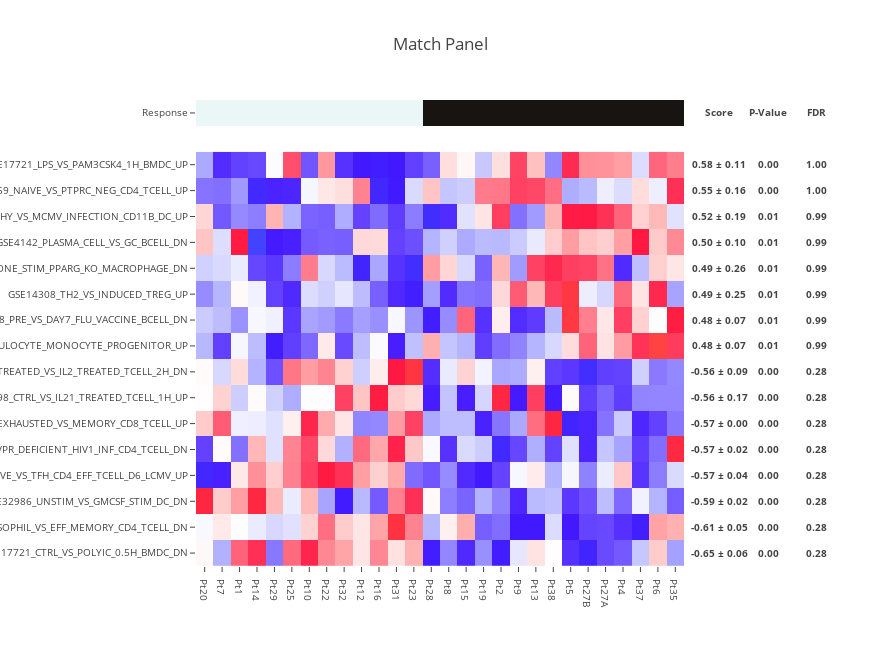

Notebook code for this chart:
### Code cell
target = pd.read_table(
    'target_0.tsv',
    index_col=0,
    squeeze=True,
)

features = pd.read_table(
    'features_0.tsv',
    index_col=0,
)

score_moe_p_value_fdr = make_match_panel(
    target,
    features,
    n_sampling=2,
    n_permutation=1,
    target_type='binary',
)

score_moe_p_value_fdr.sort_values('Score')

### Figure 1 — Plotly figure (JSON) as saved in the notebook; plotly's stock layout.template omitted (floating-point values rounded to 4 significant figures; data arrays with more than 128 entries replaced by an {"elided": "..."} marker saying what was removed)
{"data": [{"colorscale": [[0, "#ebf6f7"], [1, "#171412"]], "showscale": false, "text": [["Pt20", "Pt7", "Pt1", "Pt14", "Pt29", "Pt25", "Pt10", "Pt22", "Pt32", "Pt12", "Pt16", "Pt31", "Pt23", "Pt28", "Pt8", "Pt15", "Pt19", "Pt2", "Pt9", "Pt13", "Pt38", "Pt5", "Pt27B", "Pt27A", "Pt4", "Pt37", "Pt6", "Pt35"]], "type": "heatmap", "x": ["Pt20", "Pt7", "Pt1", "Pt14", "Pt29", "Pt25", "Pt10", "Pt22", "Pt32", "Pt12", "Pt16", "Pt31", "Pt23", "Pt28", "Pt8", "Pt15", "Pt19", "Pt2", "Pt9", "Pt13", "Pt38", "Pt5", "Pt27B", "Pt27A", "Pt4", "Pt37", "Pt6", "Pt35"], "y": ["Response"], "yaxis": "y2", "z": [[0, 0, 0, 0, 0, 0, 0, 0, 0, 0, 0, 0, 0, 1, 1, 1, 1, 1, 1, 1, 1, 1, 1, 1, 1, 1, 1, 1]]}, {"colorscale": {"elided": "256x2 mixed values"}, "showscale": false, "type": "heatmap", "x": ["Pt20", "Pt7", "Pt1", "Pt14", "Pt29", "Pt25", "Pt10", "Pt22", "Pt32", "Pt12", "Pt16", "Pt31", "Pt23", "Pt28", "Pt8", "Pt15", "Pt19", "Pt2", "Pt9", "Pt13", "Pt38", "Pt5", "Pt27B", "Pt27A", "Pt4", "Pt37", "Pt6", "Pt35"], "y": ["GSE17721_CTRL_VS_POLYIC_0.5H_BMDC_DN", "GSE3982_BASOPHIL_VS_EFF_MEMORY_CD4_TCELL_DN", "GSE32986_UNSTIM_VS_GMCSF_STIM_DC_DN", "GSE43863_NAIVE_VS_TFH_CD4_EFF_TCELL_D6_LCMV_UP", "GSE12963_ENV_NEF_VS_ENV_NEF_AND_VPR_DEFICIENT_HIV1_INF_CD4_TCELL_DN", "GSE9650_EXHAUSTED_VS_MEMORY_CD8_TCELL_UP", "GSE19198_CTRL_VS_IL21_TREATED_TCELL_1H_UP", "GSE36888_UNTREATED_VS_IL2_TREATED_TCELL_2H_DN", "GSE15330_HSC_VS_GRANULOCYTE_MONOCYTE_PROGENITOR_UP", "GSE29618_PRE_VS_DAY7_FLU_VACCINE_BCELL_DN", "GSE14308_TH2_VS_INDUCED_TREG_UP", "GSE25123_CTRL_VS_IL4_AND_ROSIGLITAZONE_STIM_PPARG_KO_MACROPHAGE_DN", "GSE4142_PLASMA_CELL_VS_GC_BCELL_DN", "GSE45365_HEALTHY_VS_MCMV_INFECTION_CD11B_DC_UP", "GSE15659_NAIVE_VS_PTPRC_NEG_CD4_TCELL_UP", "GSE17721_LPS_VS_PAM3CSK4_1H_BMDC_UP"], "yaxis": "y", "z": {"elided": "16x28 float values"}, "zmax": 3.096, "zmin": -2.635}], "layout": {"annotations": [{"font": {"size": 9.6}, "showarrow": false, "text": "<b>Score</b>", "width": 64, "x": 1.002, "xanchor": "left", "xref": "paper", "y": 0.9722, "yanchor": "middle", "yref": "paper"}, {"font": {"size": 9.6}, "showarrow": false, "text": "<b>0.58 ± 0.11</b>", "width": 64, "x": 1.002, "xanchor": "left", "xref": "paper", "y": 0.8611, "yanchor": "middle", "yref": "paper"}, {"font": {"size": 9.6}, "showarrow": false, "text": "<b>0.55 ± 0.16</b>", "width": 64, "x": 1.002, "xanchor": "left", "xref": "paper", "y": 0.8056, "yanchor": "middle", "yref": "paper"}, {"font": {"size": 9.6}, "showarrow": false, "text": "<b>0.52 ± 0.19</b>", "width": 64, "x": 1.002, "xanchor": "left", "xref": "paper", "y": 0.75, "yanchor": "middle", "yref": "paper"}, {"font": {"size": 9.6}, "showarrow": false, "text": "<b>0.50 ± 0.10</b>", "width": 64, "x": 1.002, "xanchor": "left", "xref": "paper", "y": 0.6944, "yanchor": "middle", "yref": "paper"}, {"font": {"size": 9.6}, "showarrow": false, "text": "<b>0.49 ± 0.26</b>", "width": 64, "x": 1.002, "xanchor": "left", "xref": "paper", "y": 0.6389, "yanchor": "middle", "yref": "paper"}, {"font": {"size": 9.6}, "showarrow": false, "text": "<b>0.49 ± 0.25</b>", "width": 64, "x": 1.002, "xanchor": "left", "xref": "paper", "y": 0.5833, "yanchor": "middle", "yref": "paper"}, {"font": {"size": 9.6}, "showarrow": false, "text": "<b>0.48 ± 0.07</b>", "width": 64, "x": 1.002, "xanchor": "left", "xref": "paper", "y": 0.5278, "yanchor": "middle", "yref": "paper"}, {"font": {"size": 9.6}, "showarrow": false, "text": "<b>0.48 ± 0.07</b>", "width": 64, "x": 1.002, "xanchor": "left", "xref": "paper", "y": 0.4722, "yanchor": "middle", "yref": "paper"}, {"font": {"size": 9.6}, "showarrow": false, "text": "<b>-0.56 ± 0.09</b>", "width": 64, "x": 1.002, "xanchor": "left", "xref": "paper", "y": 0.4167, "yanchor": "middle", "yref": "paper"}, {"font": {"size": 9.6}, "showarrow": false, "text": "<b>-0.56 ± 0.17</b>", "width": 64, "x": 1.002, "xanchor": "left", "xref": "paper", "y": 0.3611, "yanchor": "middle", "yref": "paper"}, {"font": {"size": 9.6}, "showarrow": false, "text": "<b>-0.57 ± 0.00</b>", "width": 64, "x": 1.002, "xanchor": "left", "xref": "paper", "y": 0.3056, "yanchor": "middle", "yref": "paper"}, {"font": {"size": 9.6}, "showarrow": false, "text": "<b>-0.57 ± 0.02</b>", "width": 64, "x": 1.002, "xanchor": "left", "xref": "paper", "y": 0.25, "yanchor": "middle", "yref": "paper"}, {"font": {"size": 9.6}, "showarrow": false, "text": "<b>-0.57 ± 0.04</b>", "width": 64, "x": 1.002, "xanchor": "left", "xref": "paper", "y": 0.1944, "yanchor": "middle", "yref": "paper"}, {"font": {"size": 9.6}, "showarrow": false, "text": "<b>-0.59 ± 0.02</b>", "width": 64, "x": 1.002, "xanchor": "left", "xref": "paper", "y": 0.1389, "yanchor": "middle", "yref": "paper"}, {"font": {"size": 9.6}, "showarrow": false, "text": "<b>-0.61 ± 0.05</b>", "width": 64, "x": 1.002, "xanchor": "left", "xref": "paper", "y": 0.08333, "yanchor": "middle", "yref": "paper"}, {"font": {"size": 9.6}, "showarrow": false, "text": "<b>-0.65 ± 0.06</b>", "width": 64, "x": 1.002, "xanchor": "left", "xref": "paper", "y": 0.02778, "yanchor": "middle", "yref": "paper"}, {"font": {"size": 9.6}, "showarrow": false, "text": "<b>P-Value</b>", "width": 64, "x": 1.102, "xanchor": "left", "xref": "paper", "y": 0.9722, "yanchor": "middle", "yref": "paper"}, {"font": {"size": 9.6}, "showarrow": false, "text": "<b>0.00</b>", "width": 64, "x": 1.102, "xanchor": "left", "xref": "paper", "y": 0.8611, "yanchor": "middle", "yref": "paper"}, {"font": {"size": 9.6}, "showarrow": false, "text": "<b>0.00</b>", "width": 64, "x": 1.102, "xanchor": "left", "xref": "paper", "y": 0.8056, "yanchor": "middle", "yref": "paper"}, {"font": {"size": 9.6}, "showarrow": false, "text": "<b>0.01</b>", "width": 64, "x": 1.102, "xanchor": "left", "xref": "paper", "y": 0.75, "yanchor": "middle", "yref": "paper"}, {"font": {"size": 9.6}, "showarrow": false, "text": "<b>0.01</b>", "width": 64, "x": 1.102, "xanchor": "left", "xref": "paper", "y": 0.6944, "yanchor": "middle", "yref": "paper"}, {"font": {"size": 9.6}, "showarrow": false, "text": "<b>0.01</b>", "width": 64, "x": 1.102, "xanchor": "left", "xref": "paper", "y": 0.6389, "yanchor": "middle", "yref": "paper"}, {"font": {"size": 9.6}, "showarrow": false, "text": "<b>0.01</b>", "width": 64, "x": 1.102, "xanchor": "left", "xref": "paper", "y": 0.5833, "yanchor": "middle", "yref": "paper"}, {"font": {"size": 9.6}, "showarrow": false, "text": "<b>0.01</b>", "width": 64, "x": 1.102, "xanchor": "left", "xref": "paper", "y": 0.5278, "yanchor": "middle", "yref": "paper"}, {"font": {"size": 9.6}, "showarrow": false, "text": "<b>0.01</b>", "width": 64, "x": 1.102, "xanchor": "left", "xref": "paper", "y": 0.4722, "yanchor": "middle", "yref": "paper"}, {"font": {"size": 9.6}, "showarrow": false, "text": "<b>0.00</b>", "width": 64, "x": 1.102, "xanchor": "left", "xref": "paper", "y": 0.4167, "yanchor": "middle", "yref": "paper"}, {"font": {"size": 9.6}, "showarrow": false, "text": "<b>0.00</b>", "width": 64, "x": 1.102, "xanchor": "left", "xref": "paper", "y": 0.3611, "yanchor": "middle", "yref": "paper"}, {"font": {"size": 9.6}, "showarrow": false, "text": "<b>0.00</b>", "width": 64, "x": 1.102, "xanchor": "left", "xref": "paper", "y": 0.3056, "yanchor": "middle", "yref": "paper"}, {"font": {"size": 9.6}, "showarrow": false, "text": "<b>0.00</b>", "width": 64, "x": 1.102, "xanchor": "left", "xref": "paper", "y": 0.25, "yanchor": "middle", "yref": "paper"}, {"font": {"size": 9.6}, "showarrow": false, "text": "<b>0.00</b>", "width": 64, "x": 1.102, "xanchor": "left", "xref": "paper", "y": 0.1944, "yanchor": "middle", "yref": "paper"}, {"font": {"size": 9.6}, "showarrow": false, "text": "<b>0.00</b>", "width": 64, "x": 1.102, "xanchor": "left", "xref": "paper", "y": 0.1389, "yanchor": "middle", "yref": "paper"}, {"font": {"size": 9.6}, "showarrow": false, "text": "<b>0.00</b>", "width": 64, "x": 1.102, "xanchor": "left", "xref": "paper", "y": 0.08333, "yanchor": "middle", "yref": "paper"}, {"font": {"size": 9.6}, "showarrow": false, "text": "<b>0.00</b>", "width": 64, "x": 1.102, "xanchor": "left", "xref": "paper", "y": 0.02778, "yanchor": "middle", "yref": "paper"}, {"font": {"size": 9.6}, "showarrow": false, "text": "<b>FDR</b>", "width": 64, "x": 1.202, "xanchor": "left", "xref": "paper", "y": 0.9722, "yanchor": "middle", "yref": "paper"}, {"font": {"size": 9.6}, "showarrow": false, "text": "<b>1.00</b>", "width": 64, "x": 1.202, "xanchor": "left", "xref": "paper", "y": 0.8611, "yanchor": "middle", "yref": "paper"}, {"font": {"size": 9.6}, "showarrow": false, "text": "<b>1.00</b>", "width": 64, "x": 1.202, "xanchor": "left", "xref": "paper", "y": 0.8056, "yanchor": "middle", "yref": "paper"}, {"font": {"size": 9.6}, "showarrow": false, "text": "<b>0.99</b>", "width": 64, "x": 1.202, "xanchor": "left", "xref": "paper", "y": 0.75, "yanchor": "middle", "yref": "paper"}, {"font": {"size": 9.6}, "showarrow": false, "text": "<b>0.99</b>", "width": 64, "x": 1.202, "xanchor": "left", "xref": "paper", "y": 0.6944, "yanchor": "middle", "yref": "paper"}, {"font": {"size": 9.6}, "showarrow": false, "text": "<b>0.99</b>", "width": 64, "x": 1.202, "xanchor": "left", "xref": "paper", "y": 0.6389, "yanchor": "middle", "yref": "paper"}, {"font": {"size": 9.6}, "showarrow": false, "text": "<b>0.99</b>", "width": 64, "x": 1.202, "xanchor": "left", "xref": "paper", "y": 0.5833, "yanchor": "middle", "yref": "paper"}, {"font": {"size": 9.6}, "showarrow": false, "text": "<b>0.99</b>", "width": 64, "x": 1.202, "xanchor": "left", "xref": "paper", "y": 0.5278, "yanchor": "middle", "yref": "paper"}, {"font": {"size": 9.6}, "showarrow": false, "text": "<b>0.99</b>", "width": 64, "x": 1.202, "xanchor": "left", "xref": "paper", "y": 0.4722, "yanchor": "middle", "yref": "paper"}, {"font": {"size": 9.6}, "showarrow": false, "text": "<b>0.28</b>", "width": 64, "x": 1.202, "xanchor": "left", "xref": "paper", "y": 0.4167, "yanchor": "middle", "yref": "paper"}, {"font": {"size": 9.6}, "showarrow": false, "text": "<b>0.28</b>", "width": 64, "x": 1.202, "xanchor": "left", "xref": "paper", "y": 0.3611, "yanchor": "middle", "yref": "paper"}, {"font": {"size": 9.6}, "showarrow": false, "text": "<b>0.28</b>", "width": 64, "x": 1.202, "xanchor": "left", "xref": "paper", "y": 0.3056, "yanchor": "middle", "yref": "paper"}, {"font": {"size": 9.6}, "showarrow": false, "text": "<b>0.28</b>", "width": 64, "x": 1.202, "xanchor": "left", "xref": "paper", "y": 0.25, "yanchor": "middle", "yref": "paper"}, {"font": {"size": 9.6}, "showarrow": false, "text": "<b>0.28</b>", "width": 64, "x": 1.202, "xanchor": "left", "xref": "paper", "y": 0.1944, "yanchor": "middle", "yref": "paper"}, {"font": {"size": 9.6}, "showarrow": false, "text": "<b>0.28</b>", "width": 64, "x": 1.202, "xanchor": "left", "xref": "paper", "y": 0.1389, "yanchor": "middle", "yref": "paper"}, {"font": {"size": 9.6}, "showarrow": false, "text": "<b>0.28</b>", "width": 64, "x": 1.202, "xanchor": "left", "xref": "paper", "y": 0.08333, "yanchor": "middle", "yref": "paper"}, {"font": {"size": 9.6}, "showarrow": false, "text": "<b>0.28</b>", "width": 64, "x": 1.202, "xanchor": "left", "xref": "paper", "y": 0.02778, "yanchor": "middle", "yref": "paper"}], "height": 646.2, "margin": {"l": 196, "r": 196}, "title": "Match Panel", "width": 880, "xaxis": {"anchor": "y", "tickfont": {"size": 9.6}}, "yaxis": {"domain": [0, 0.8889], "dtick": 1, "tickfont": {"size": 9.6}}, "yaxis2": {"domain": [0.9444, 1], "tickfont": {"size": 9.6}}}}
